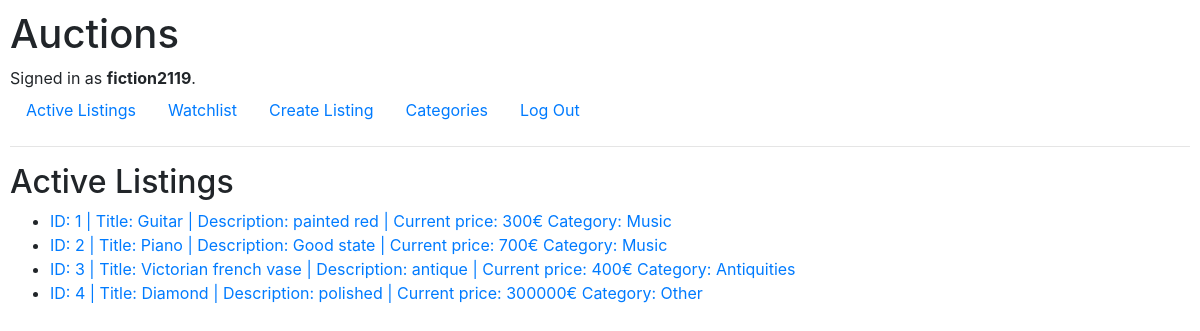
Before: / (signed in) with the older database file.
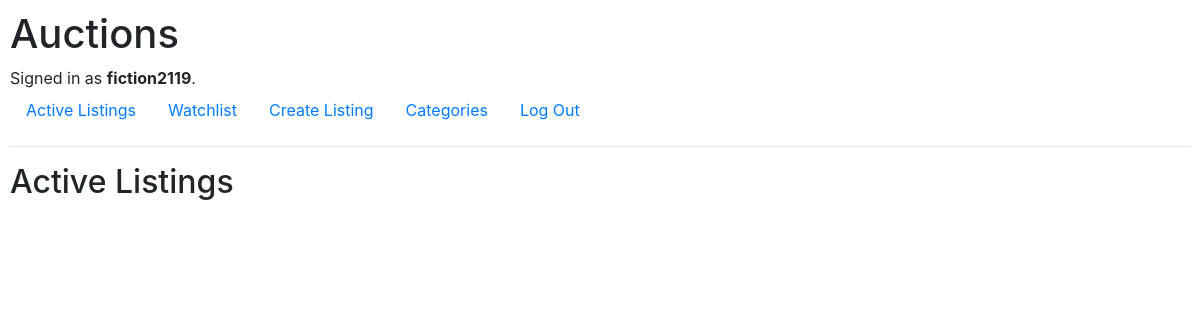
After: the same page with the newer database file.
### auctions/models.py (models this page shows, shortened)
class User(AbstractUser):
    pass

class Product(models.Model):
    title = models.CharField(max_length=70)
    description = models.CharField(max_length=300)
    url = models.ImageField(upload_to="products", blank=True)
    initial_bid = models.IntegerField()
    seller = models.CharField(max_length=56)
    category = models.ForeignKey(Category,on_delete=models.CASCADE)

class Category(models.Model):
    category = models.CharField(max_length=56)
    def __str__(self):
        return f"{self.category}"

### auctions/views.py (the view)
# urls.py: path("", views.index, name="index"),
def index(request):
    if not request.user.is_authenticated:
        return HttpResponseRedirect(reverse("auctions:login"))
    return render(request, "auctions/index.html",   {
        "products": Product.objects.all(),
    })

### auctions/templates/auctions/index.html
{% extends "auctions/layout.html" %}
{% block body %}
    <h2>Active Listings</h2>
    <ul>
        {% for product in products %}
            <li> <a href="{%url 'auctions:product' product.id %}">ID: {{product.id}} | Title: {{product.title}} | Description: {{product.description}} |  Current price: {{product.initial_bid}}€ Category: {{product.category}}
            </a></li>
        {% endfor %}
    </ul>
{% endblock %}

### auctions/templates/auctions/layout.html (shortened to what this page needs)
{% load static %}
<!DOCTYPE html>
<html lang="en">
    <head>
        <link rel="stylesheet" href="https://stackpath.bootstrapcdn.com/bootstrap/4.4.1/css/bootstrap.min.css">
        <link href="{% static 'auctions/styles.css' %}" rel="stylesheet">
    </head>
    <body>
        <h1>Auctions</h1>
        <div>
            {% if user.is_authenticated %}
                Signed in as <strong>{{ user.username }}</strong>.
            {% else %}
                Not signed in.
            {% endif %}
        </div>
        <ul class="nav">
            <li class="nav-item">
                <a class="nav-link" href="{% url 'auctions:index' %}">Active Listings</a>
            </li>
            {% if user.is_authenticated %}
                <li class="nav-item">
                    <a class="nav-link" href="{% url 'auctions:watchlist' %}">Watchlist</a>
                </li>
                <li class="nav-item">
                    <a class="nav-link" href="{% url 'auctions:create' %}">Create Listing</a>
                </li>
                <li class="nav-item">
                    <a class="nav-link" href="{% url 'auctions:categories' %}">Categories</a>
                </li>
                <li class="nav-item">
                    <a class="nav-link" href="{% url 'auctions:logout' %}">Log Out</a>
                </li>
            {% endif %}
        </ul>
        <hr>
        {% block body %}
        {% endblock %}
    </body>
</html>

### auctions/static/auctions/styles.css (style rules this page uses)
body { padding: 10px; }

Changed rows visible on the page:
removed Product: id "1", title "Guitar", description "painted red", initial_bid "300", category "Music"
removed Product: id "2", title "Piano", description "Good state", initial_bid "700", category "Music"
removed Product: id "3", title "Victorian french vase", description "antique", initial_bid "400", category "Antiquities"
removed Product: id "4", title "Diamond", description "polished", initial_bid "300000", category "Other"
